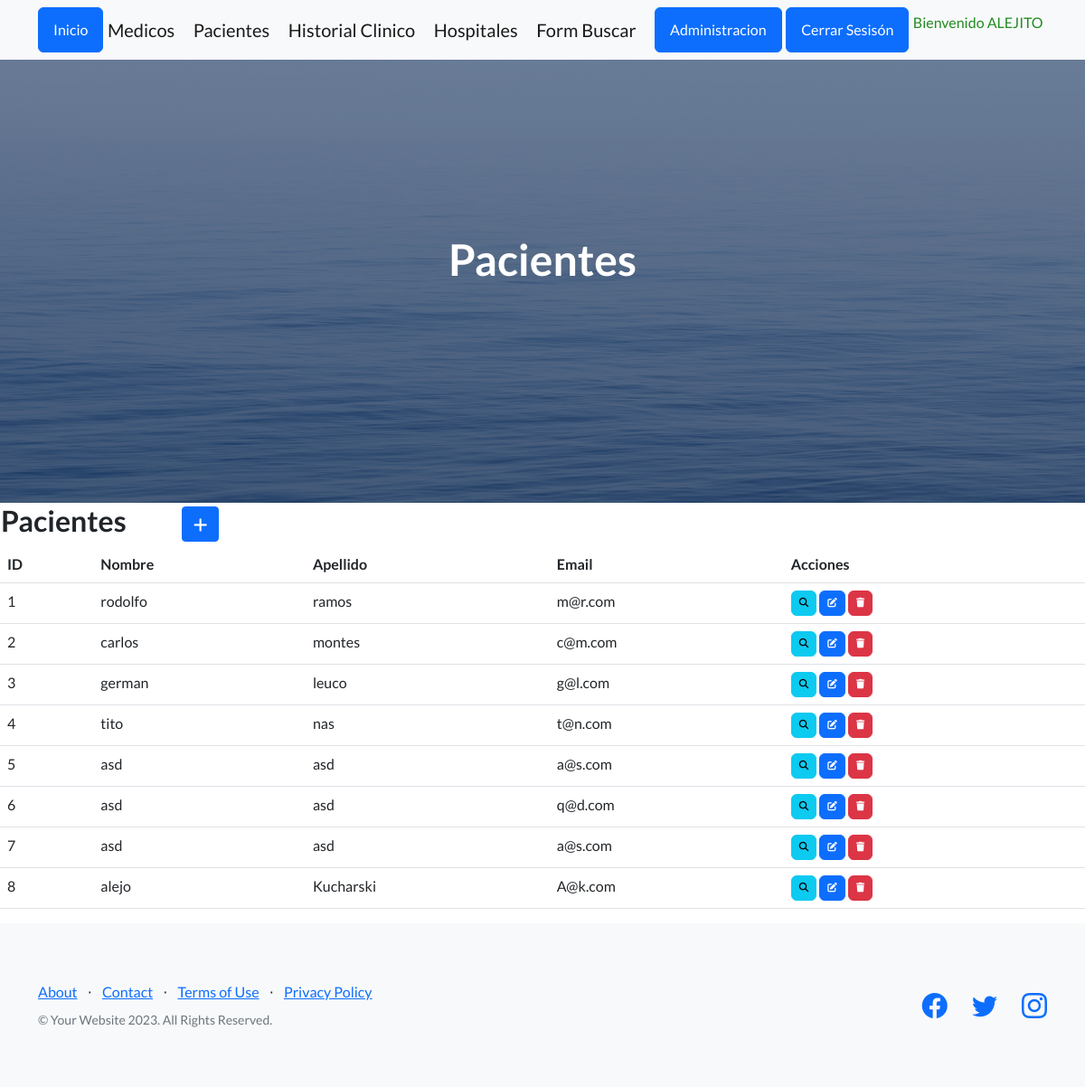
The app's page /aplicacion/paciente_list/ (signed in), older data.
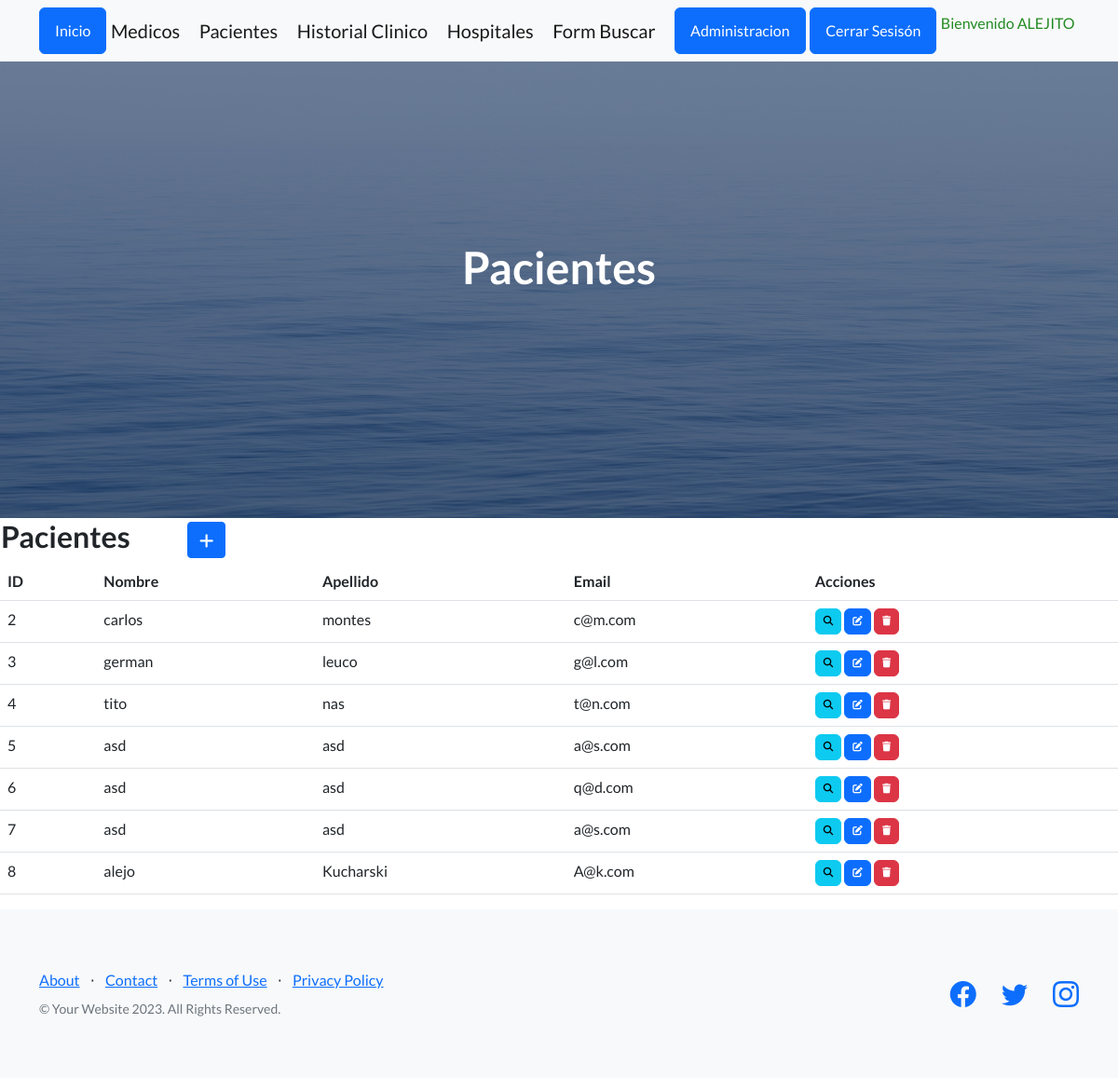
The same page, newer data.
### aplicacion/models.py (models this page shows, shortened)
class Paciente(models.Model):
    nombre = models.CharField(max_length=50)
    apellido = models.CharField(max_length=50)
    email = models.EmailField()

### aplicacion/views.py (the view)
# urls.py: path('paciente_list/', PacienteList.as_view(), name="pacientes"),
class PacienteList(LoginRequiredMixin, ListView):
    model = Paciente

### aplicacion/templates/aplicacion/paciente_list.html (shortened to what this page needs)
{% extends 'aplicacion/base.html' %}
{% load static %}
{% block cabecera %}
   Pacientes
{% endblock cabecera %}
{% block contenido %}
<table>
    <tr>
        <td width="200"><h2>Pacientes</h2></td>
        <td>
            <a
            href="{% url 'create_paciente' %}"
            class="btn btn-primary btn-sm"
            >
            </a>
        </td>
    </tr>
</table>
<table class="table">
  <thead>
    <tr>
      <th>ID</th>
      <th>Nombre</th>
      <th>Apellido</th>
      <th>Email</th>
      <th>Acciones</th>
    </tr>
  </thead>
  <tbody>
    {% for p in paciente_list %}
    <tr>
      <td>{{ p.id }}</td>
      <td>{{ p.nombre }}</td>
      <td>{{ p.apellido }}</td>
      <td>{{ p.email }}</td>
      <td>
        <a
        href="{% url 'detail_paciente' p.id %}"
        class="btn btn-info"
        style="--bs-btn-padding-y: .25rem; --bs-btn-padding-x: .5rem; --bs-btn-font-size: .75rem;"
        >
        </a>
        <a
          href="{% url 'update_paciente' p.id %}"
          class="btn btn-primary"
          style="--bs-btn-padding-y: .25rem; --bs-btn-padding-x: .5rem; --bs-btn-font-size: .75rem;"
          >
        </a>
        <a
          href="{% url 'delete_paciente' p.id %}"
          class="btn btn-danger"
          style="--bs-btn-padding-y: .25rem; --bs-btn-padding-x: .5rem; --bs-btn-font-size: .75rem;"
          >
        </a>
      </td>
    </tr>
    {% endfor %}
  </tbody>
</table>
{% endblock contenido %}

Row changes from the older to the newer data that the page shows:
removed Paciente: id "1", nombre "rodolfo", apellido "ramos", email "m@r.com"
